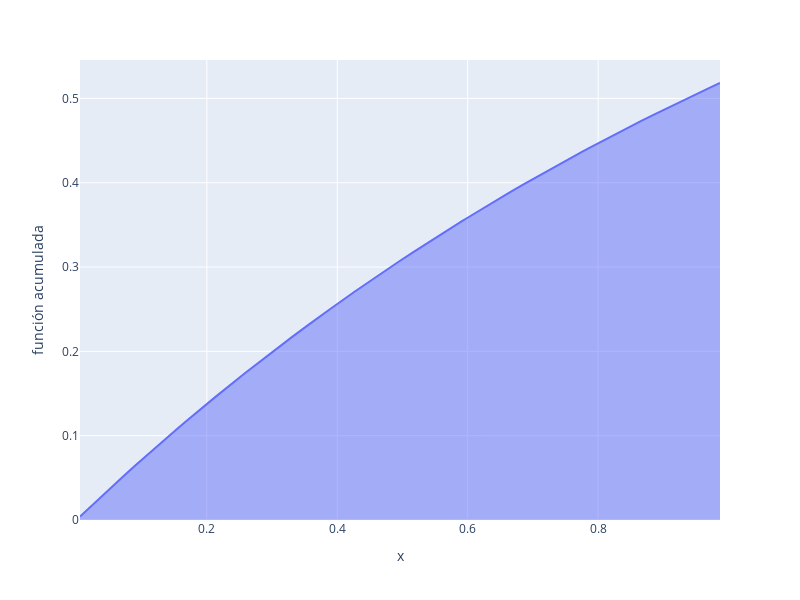

Notebook code cell kept with this figure:
### Markdown cell above
### 3.3 Curva de la función de probabilidad acumulada

### Code cell
area(df_probabilidad_acumulada, x='ri', y='probabilidad_acumulada', width=800, height=600, labels={'ri': 'x', 'probabilidad_acumulada': 'función acumulada'})
